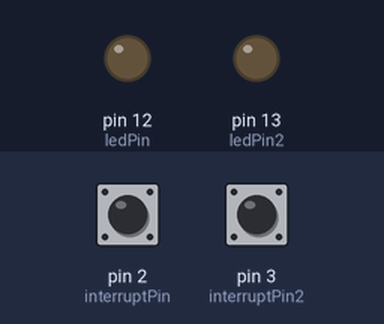
Simulated run of this sketch. Board: Arduino Uno, built with avr-gcc and run on an emulated ATmega328P. Shown: output pins drawn as LEDs (lit = HIGH). The test bench sets the inputs (shaded band); at power-on: pin 2 (interruptPin) HIGH, pin 3 (interruptPin2) HIGH.

Above: at 1.2 s.
1.3 s: pin 2 (interruptPin) pulled LOW for 0.15 s
At 1.8 s:
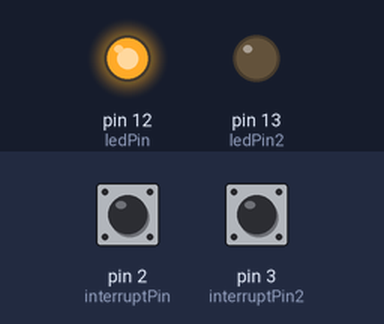
2.9 s: pin 3 (interruptPin2) pulled LOW for 0.15 s
At 4.2 s:
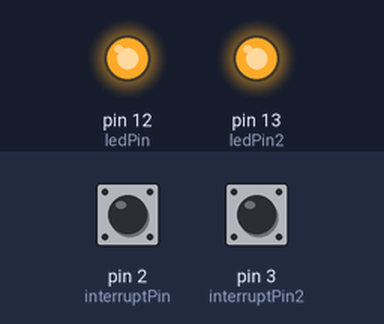
4.5 s: pin 2 (interruptPin) pulled LOW for 1 s
At 6.7 s:
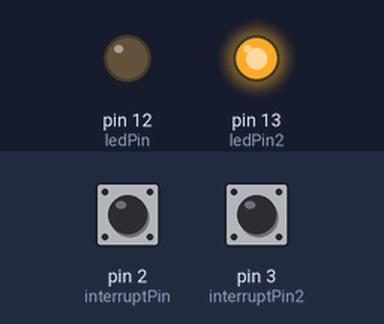
7.0 s: pin 2 (interruptPin) pulled LOW for 3.2 s
At 11.4 s:
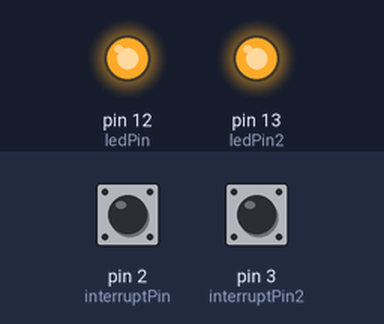
11.7 s: pin 3 (interruptPin2) pulled LOW for 1 s
At 13.4 s:
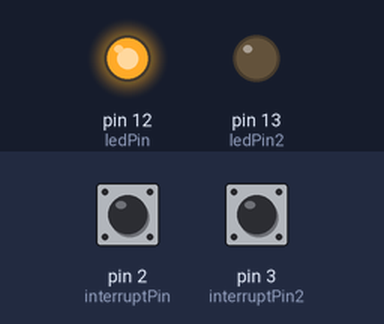
Timing chart, 0 to 14.9 s (numbered marks = the images above; inputs shaded):
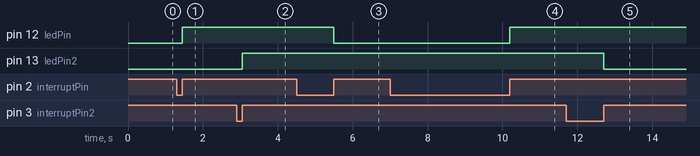

Measured:
- after the input at 1.3 s, pin 12 (ledPin): LOW → HIGH after 0.15 s
- after the input at 2.9 s, pin 13 (ledPin2): LOW → HIGH after 0.15 s
- after the input at 4.5 s, pin 12 (ledPin): HIGH → LOW after 1.0 s
- after the input at 7.0 s, pin 12 (ledPin): LOW → HIGH after 3.2 s
- after the input at 11.7 s, pin 13 (ledPin2): HIGH → LOW after 1.0 s

The sketch:

PTM6_1.ino
```cpp
const byte ledPin = 12;
const byte ledPin2 = 13;
const byte interruptPin = 2;
const byte interruptPin2 = 3;
volatile byte state = LOW;
volatile byte state2 = LOW;

void setup() {
  pinMode(ledPin, OUTPUT);
  pinMode(ledPin2, OUTPUT);
  pinMode(interruptPin, INPUT_PULLUP);
  pinMode(interruptPin2, INPUT_PULLUP);
  attachInterrupt(digitalPinToInterrupt(interruptPin), blink, RISING);
  attachInterrupt(digitalPinToInterrupt(interruptPin2), blink2, RISING);
}

void loop() {
  digitalWrite(ledPin, state);
  digitalWrite(ledPin2, state2);
}

void blink() {
  state = !state;
}
void blink2() {
  state2= !state2;
}
```
